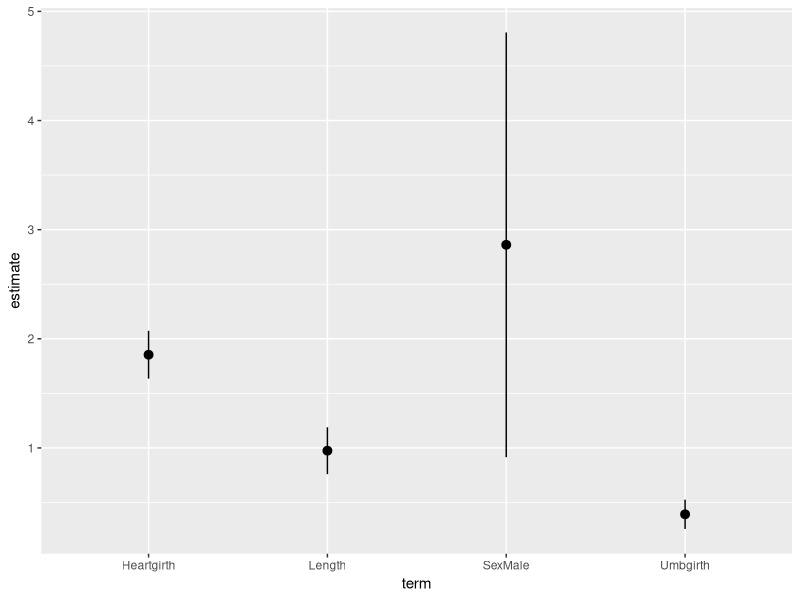
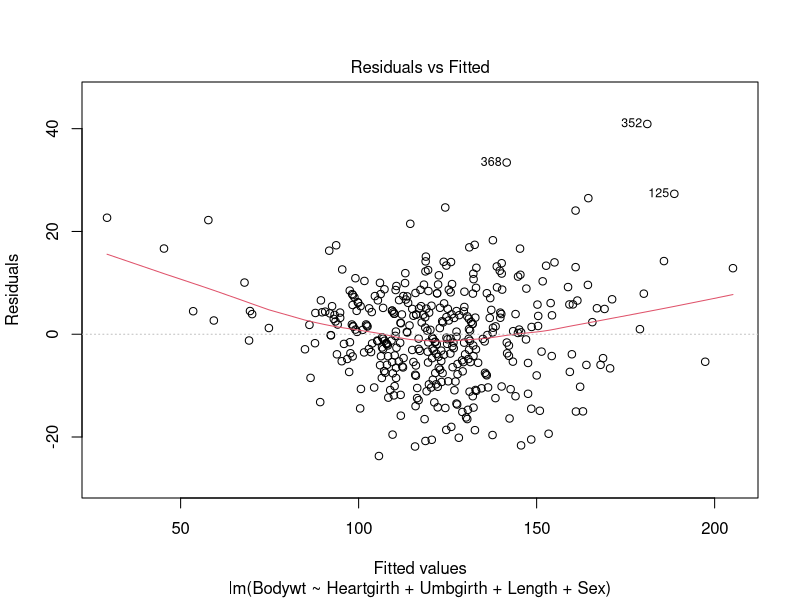
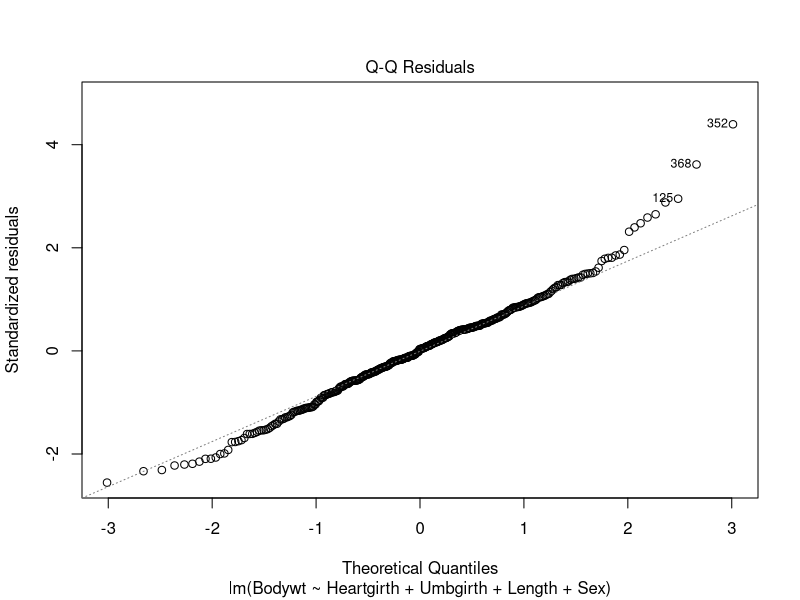
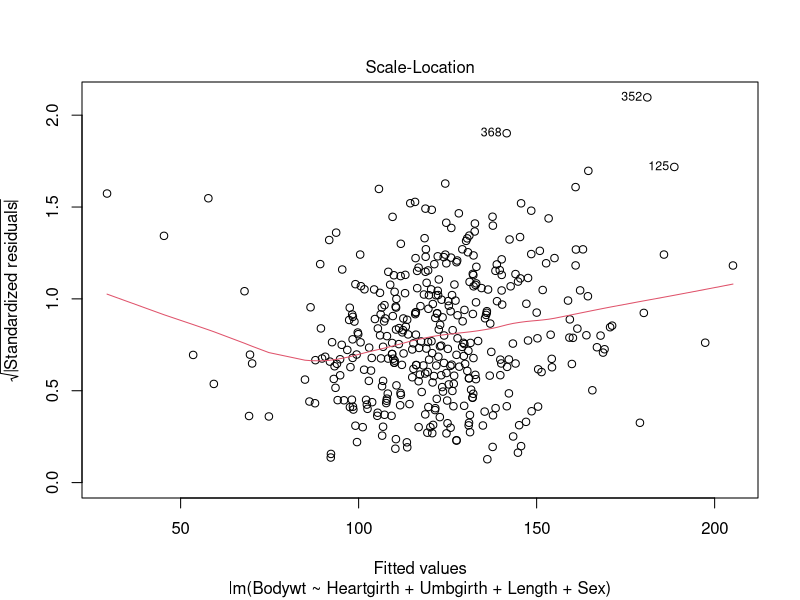
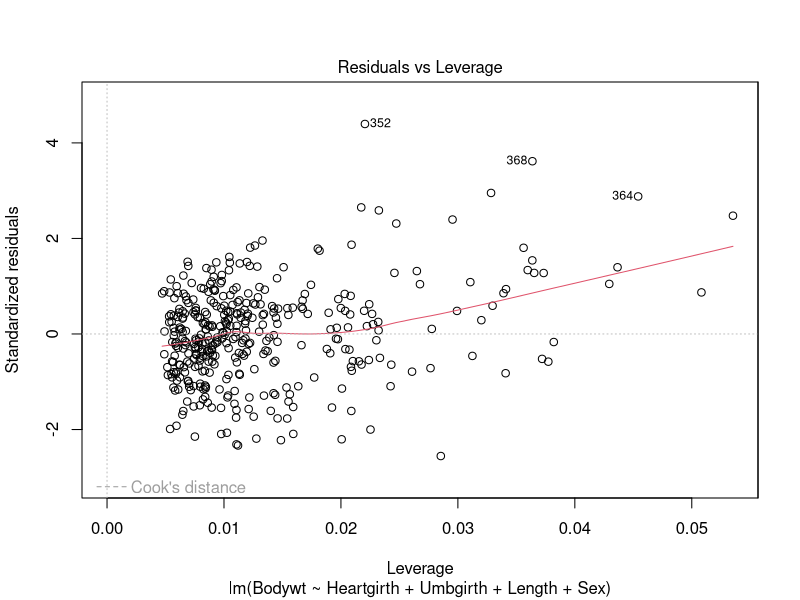
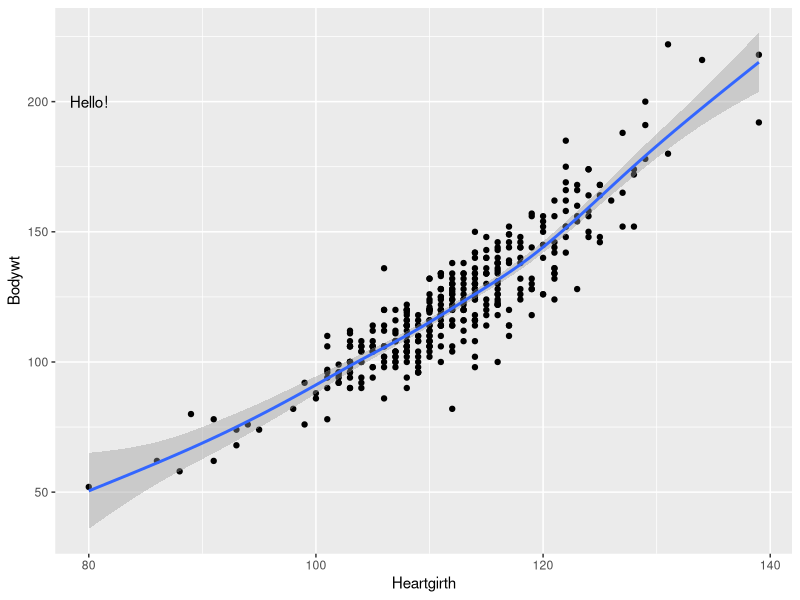
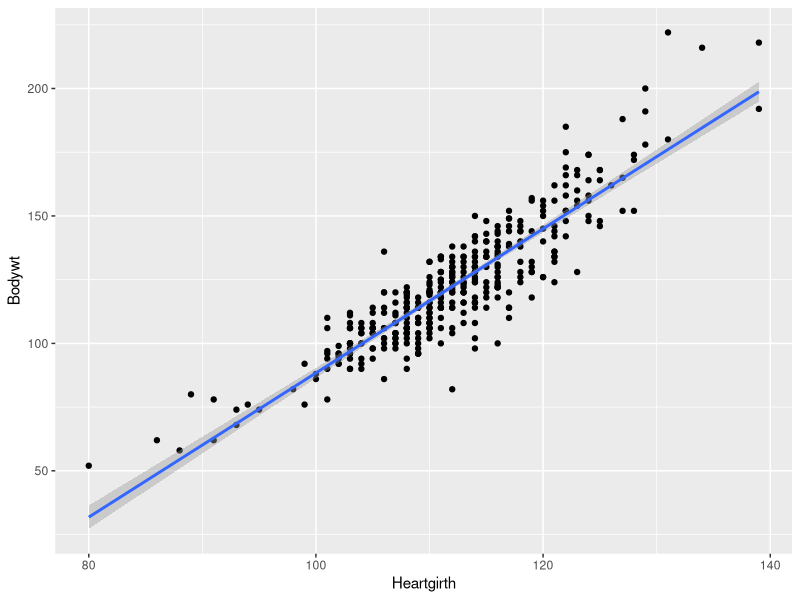

Write the R code that produced these figures, in order.
# Modelling Donkey bodyweights in R

# Load our libraries
library(tidyverse)

# read in the data
donkeys <- read_csv("data/donkeys/donkeys.csv")

# fit a model
model1 <- lm(Bodywt ~ Heartgirth + Umbgirth + Length + Height, data=donkeys)

# assess it
summary(model1)

# Try dropping Height from the model, as it wasn't really important after
# the other stuff was in there.
model2 <- lm(Bodywt ~ Heartgirth + Umbgirth + Length, data=donkeys)
summary(model2)
# What changes is the multiple R^2 drops a tiny little bit, suggesting
# that model2 is pretty much the same as model1 at explaining the variation
# in body weight (so Height isn't important). Also, coefficients changed
# because everything is related to everything else.


# Try adding sex
model3 <- lm(Bodywt ~ Heartgirth + Umbgirth + Length + Sex, data=donkeys)
summary(model3)

# Tidying up the output and getting confidence intervals:
library(broom)

# The tidy function gives the coefficients, standard errors
# etc as a data frame we can use with dplyr, ggplot etc.
tidy(model3)

# So we can use it to compute other things:
tidy(model3) %>%
  mutate(
    low_ci = estimate - 2*std.error,
    high_ci = estimate + 2*std.error
  )

# And can then do plots too:
tidy(model3) %>%
  mutate(
    low_ci = estimate - 2*std.error,
    high_ci = estimate + 2*std.error
  ) %>%
  filter(term != "(Intercept)") %>%
  ggplot() +
  geom_pointrange(mapping = aes(
    x = term,
    y = estimate,
    ymin = low_ci,
    ymax = high_ci
    )
  )

# diagnostic plot for model3:
plot(model3)

# visualising a simple model:
hgmod = lm(Bodywt ~ Heartgirth, data=donkeys)
summary(hgmod)

# Plotting models
ggplot(donkeys,
       mapping = aes(
         x=Heartgirth,
         y=Bodywt
         )
       ) +
  geom_point() +
  geom_smooth(method = 'gam') +
  annotate("text", x=80,y=200, label="Hello!")

# Plotting a straight line model
ggplot(donkeys,
       mapping = aes(
         x=Heartgirth,
         y=Bodywt
       )
  ) +
  geom_point() +
  geom_smooth(method = 'lm')
